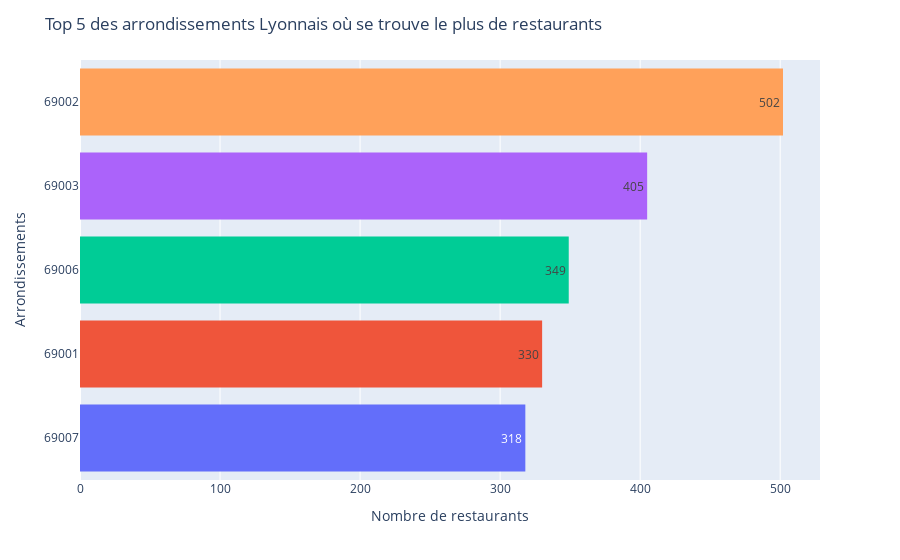

This figure's notebook cell:
### Code cell
# top 5 des arrondissements lyonnais ou il y a le plus de restaurants

k=0
arr=[]
while k<len(df_resto_lyon['arrondissement']):
    arr+=Counter(df_resto_lyon['arrondissement'][k].split()).most_common()
    k+=1
subclass_arr = [j for j in arr if j[0] != 'Lyon' ]
subclass_arr = [j for j in subclass_arr if j[0] != 'Villeurbanne' ]
subclass_arr = [j for j in subclass_arr if j[0] != 'Saint-Priest' ]
subclass_arr = [j for j in subclass_arr if j[0] != 'en' ]
subclass_arr = [j for j in subclass_arr if j[0] != 'Vaulx' ]
subclass_arr = [j for j in subclass_arr if j[0] != 'Velin' ]
subclass_arr = [j for j in subclass_arr if j[0] != 'Bron' ]
subclass_arr = [j for j in subclass_arr if j[0] != 'Chaponnay' ]
subclass_arr = [j for j in subclass_arr if j[0] != 'Decines-Charpieu' ]
subclass_arr = [j for j in subclass_arr if j[0] != 'Charbonni\xc3\xa8res-les-Bains' ]
subclass_arr = [j for j in subclass_arr if j[0] != 'Limonest' ]
subclass_arr = [j for j in subclass_arr if j[0] != 'Chassieu' ]
subclass_arr = [j for j in subclass_arr if j[0] != 'Ecully' ]
subclass_arr = [j for j in subclass_arr if j[0] != 'Francheville' ]
subclass_arr = [j for j in subclass_arr if j[0] != 'LYON' ]
subclass_arr = [j for j in subclass_arr if j[0] != 'lyon' ]
subclass_arr = [j for j in subclass_arr if j[0] != 'Charbonnières-les-Bains  ' ]

val_arr=  OrderedDict(sorted(Counter(subclass_arr).most_common(5), key=lambda t: t[1],reverse=False)).values()
keys_arr=  OrderedDict(sorted(Counter(subclass_arr).most_common(5), key=lambda t: t[1],reverse=False)).keys()
keys_list = [x[0] for x in keys_arr]

# plt.figure(figsize=(10,10))
fig=px.histogram(y=list(keys_list), x= list(val_arr),text_auto=True, color=list(val_arr))
fig.update_layout(title_text='Top 5 des arrondissements Lyonnais où se trouve le plus de restaurants',
xaxis_title_text='Nombre de restaurants', 
yaxis_title_text='Arrondissements')
fig.update_layout(showlegend=False)
fig.show()

### Figure 1 — Plotly figure (JSON) as saved in the notebook; plotly's stock layout.template omitted (floating-point values rounded to 4 significant figures)
{"data": [{"alignmentgroup": "True", "bingroup": "y", "histfunc": "sum", "hovertemplate": "color=318<br>sum of x=%{x}<br>y=%{y}<extra></extra>", "legendgroup": "318", "marker": {"color": "#636efa", "pattern": {"shape": ""}}, "name": "318", "offsetgroup": "318", "orientation": "h", "showlegend": true, "texttemplate": "%{value}", "type": "histogram", "x": [318], "xaxis": "x", "y": ["69007"], "yaxis": "y"}, {"alignmentgroup": "True", "bingroup": "y", "histfunc": "sum", "hovertemplate": "color=330<br>sum of x=%{x}<br>y=%{y}<extra></extra>", "legendgroup": "330", "marker": {"color": "#EF553B", "pattern": {"shape": ""}}, "name": "330", "offsetgroup": "330", "orientation": "h", "showlegend": true, "texttemplate": "%{value}", "type": "histogram", "x": [330], "xaxis": "x", "y": ["69001"], "yaxis": "y"}, {"alignmentgroup": "True", "bingroup": "y", "histfunc": "sum", "hovertemplate": "color=349<br>sum of x=%{x}<br>y=%{y}<extra></extra>", "legendgroup": "349", "marker": {"color": "#00cc96", "pattern": {"shape": ""}}, "name": "349", "offsetgroup": "349", "orientation": "h", "showlegend": true, "texttemplate": "%{value}", "type": "histogram", "x": [349], "xaxis": "x", "y": ["69006"], "yaxis": "y"}, {"alignmentgroup": "True", "bingroup": "y", "histfunc": "sum", "hovertemplate": "color=405<br>sum of x=%{x}<br>y=%{y}<extra></extra>", "legendgroup": "405", "marker": {"color": "#ab63fa", "pattern": {"shape": ""}}, "name": "405", "offsetgroup": "405", "orientation": "h", "showlegend": true, "texttemplate": "%{value}", "type": "histogram", "x": [405], "xaxis": "x", "y": ["69003"], "yaxis": "y"}, {"alignmentgroup": "True", "bingroup": "y", "histfunc": "sum", "hovertemplate": "color=502<br>sum of x=%{x}<br>y=%{y}<extra></extra>", "legendgroup": "502", "marker": {"color": "#FFA15A", "pattern": {"shape": ""}}, "name": "502", "offsetgroup": "502", "orientation": "h", "showlegend": true, "texttemplate": "%{value}", "type": "histogram", "x": [502], "xaxis": "x", "y": ["69002"], "yaxis": "y"}], "layout": {"barmode": "relative", "legend": {"title": {"text": "color"}, "tracegroupgap": 0}, "margin": {"t": 60}, "showlegend": false, "title": {"text": "Top 5 des arrondissements Lyonnais où se trouve le plus de restaurants"}, "xaxis": {"anchor": "y", "domain": [0, 1], "title": {"text": "Nombre de restaurants"}}, "yaxis": {"anchor": "x", "domain": [0, 1], "title": {"text": "Arrondissements"}}}}
